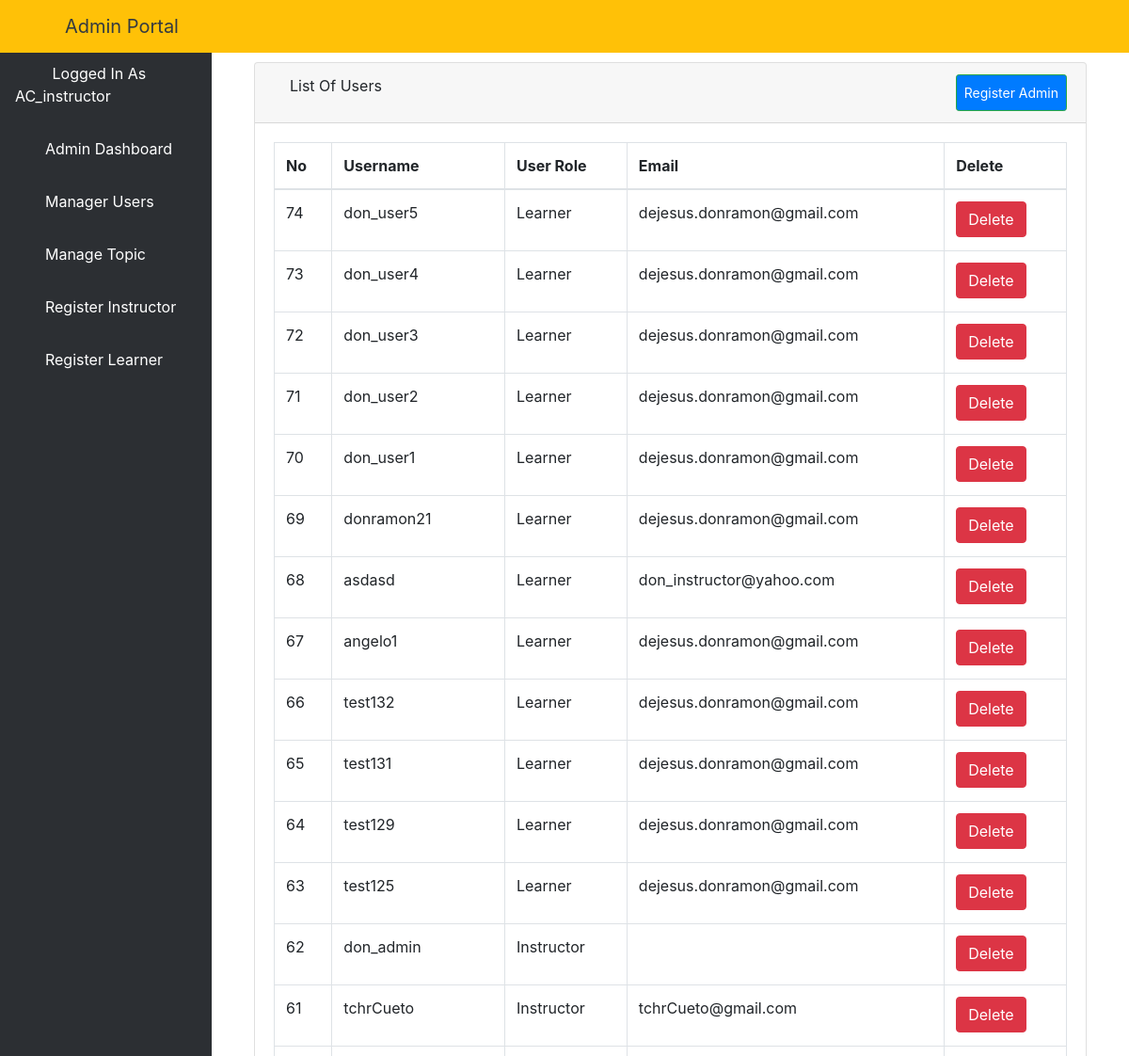
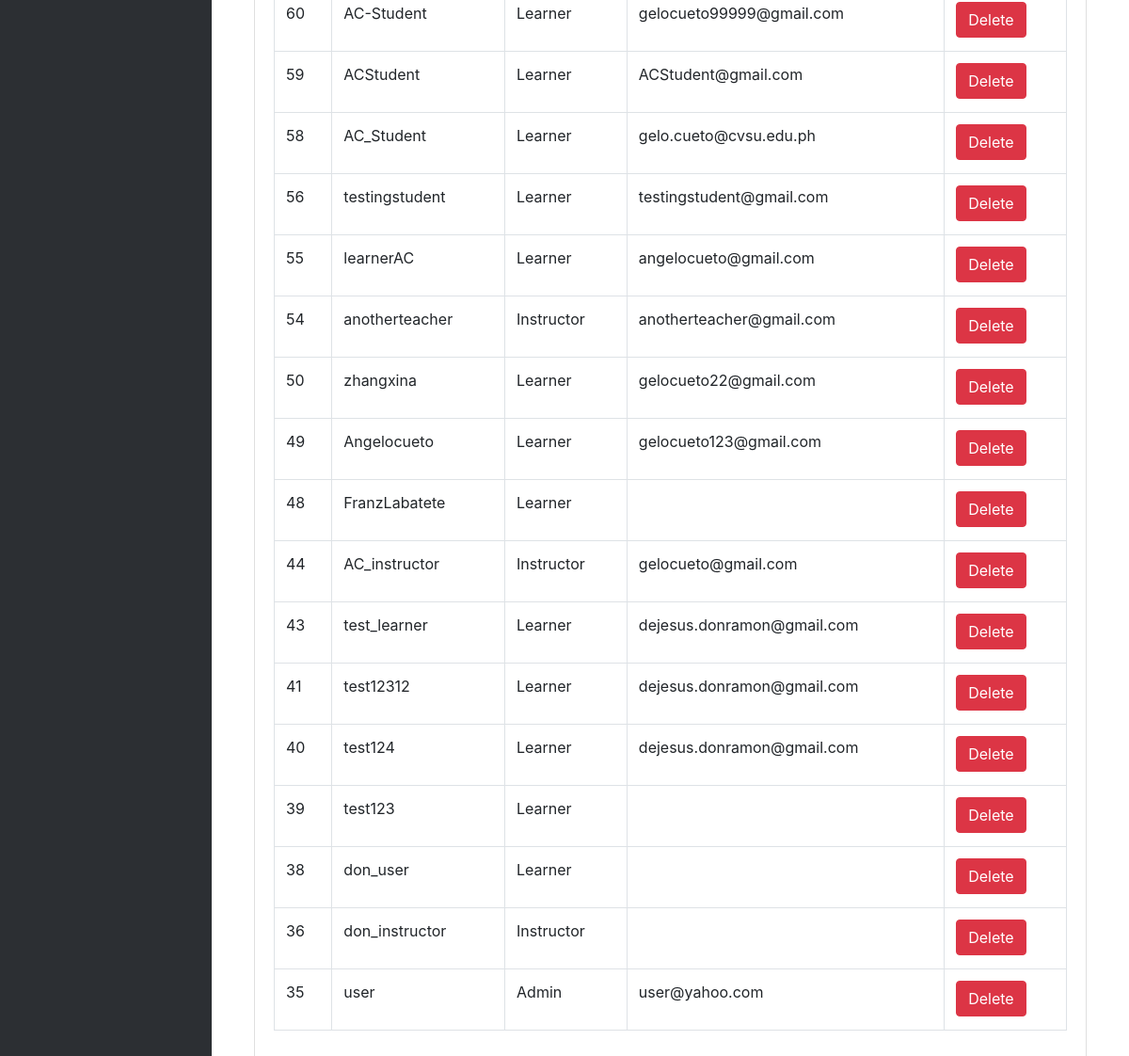
Screenshot of /aluser/ (signed in) with the database file from the repository (2 pictures, top to bottom).
### elearn/models.py (models this page shows)
class User(AbstractUser):
    is_learner = models.BooleanField(default=False)
    is_instructor = models.BooleanField(default=False)
    is_admin = models.BooleanField(default=False)

### elearn/views.py (the view)
# urls.py: path('aluser/', views.ListUserView.as_view(), name='aluser'),
class ListUserView(LoginRequiredMixin, ListView):
    model = User
    template_name = 'dashboard/admin/list_users.html'
    context_object_name = 'users'
    paginated_by = 10
    def get_queryset(self):
        return User.objects.order_by('-id')

### elearn/templates/dashboard/admin/list_users.html (shortened to what this page needs)
{% extends 'dashboard/admin/base.html' %}
{% block body %}
    <div class="container-fluid">
        <div class="row">
            <div class="col-12 mb-3">
                <div class="col-12 mb-3">
                    <div id="content-wrapper">
                        <div class="container-fluid">
                            <div class="card mb-3">
                                <div class="card-header">
                                    <i class="fas fa-table"></i>
                                    List Of Users
                                    <a class="btn btn-sm btn-success" href="{% url 'create_user_form' %}"
                                       style="padding: 8px; float: right; background-color: #007bff; color: white;">Register
                                        Admin</a>
                                </div>
                                <div class="card-body">
                                    <div class="table-responsive">
                                        <table class="table table-bordered" id="dataTable" width="100%" cellspacing="0">
                                            <thead>
                                            <tr>
                                                <th>No</th>
                                                <th>Username</th>
                                                <th>User Role</th>
                                                <th>Email</th>
                                                <th>Delete</th>
                                            </tr>
                                            </thead>
                                            <tbody>
                                            {% if users %}
                                                {% for user in users %}
                                                    <tr>
                                                        <td>{{ user.id }}</td>
                                                        <td>{{ user.username }}</td>
                                                        <td>{% if user.is_learner == True %}
                                                            <p>Learner</p>
                                                        {% elif user.is_admin == True %}
                                                            <p>Admin</p>
                                                        {% else %}
                                                            <p>Instructor</p>
                                                        {% endif %}
                                                        </td>
                                                        <td>{{ user.email }}</td>
                                                        <td>
                                                            <a href="{% url 'aduser' user.pk %}">
                                                                <button type="button" class="btn btn-danger"> Delete
                                                                </button>
                                                            </a>
                                                        </td>
                                                    </tr>
                                                {% endfor %}
                                            {% endif %}
                                            </tbody>
                                        </table>
                                    </div>
                                </div>
                            </div>
                        </div>
                    </div>
                </div>
            </div>
        </div>
    </div>
{% endblock %}

### elearn/templates/dashboard/admin/base.html (shortened to what this page needs)
<!DOCTYPE html>
<html lang="en">
<head>
    {% load static %}
    <link href="{% static 'vendor/fontawesome-free/css/all.min.css' %}" rel="stylesheet" type="text/css">
    <link href="{% static 'vendor/datatables/dataTables.bootstrap4.css' %}" rel="stylesheet">
    <link href="{% static 'css/sb-admin.css' %}" rel="stylesheet">
</head>
<body id="page-top">
<nav class="navbar navbar-expand navbar-dark bg-warning fixed-top">
    <button class="btn btn-link btn-sm text-dark order-1 order-sm-0" id="sidebarToggle" href="#">
        <i class="fas fa-bars"></i>
    </button>
    <a class="navbar-brand ml-4 text-dark" href="{% url 'dashboard' %}">Admin Portal</a>
    <ul class="navbar-nav ml-auto ml-md-0">
        <li class="nav-item dropdown no-arrow">
            <a class="nav-link dropdown-toggle" href="#" id="userDropdown" role="button" data-toggle="dropdown"
               aria-haspopup="true" aria-expanded="false">
                <i class="fas fa-user-circle fa-fw text-dark mr-3"></i>
            </a>
        </li>
    </ul>
</nav>
<div id="wrapper" style="padding-top: 50px;">
    <ul class="sidebar navbar-nav">
         <li class="nav-item active">
            <a class="nav-link" href="{% url 'dashboard' %}">
                <i class="fas fa-user-circle fa-fw text-warning"></i>
                <span>Logged In As {{ user.username }}</span>
            </a>
        </li>
        <li class="nav-item active">
            <a class="nav-link" href="{% url 'dashboard' %}">
                <i class="fa fa-home" aria-hidden="true"></i>
                <span>Admin Dashboard</span>
            </a>
        </li>
        <li class="nav-item">
            <a class="nav-link" href="{% url 'aluser' %}">
                <i class="fas fa-users"></i>
                <span style="color: white">Manager Users</span>
            </a>
        </li>
        <li class="nav-item dropdown no-arrow">
            <a class="nav-link dropdown-toggle" data-toggle="dropdown" aria-haspopup="true" aria-expanded="false"
               href="">
                <i class="fas fa-bell"></i>
                <span style="color: white">Manage Topic</span>
            </a>
        </li>
        <li class="nav-item">
            <a class="nav-link" href="{% url 'isign' %}">
                <i class="fas fa-chalkboard-teacher"></i>
                <span style="color: white">Register Instructor</span>
            </a>
        </li>
        <li class="nav-item">
            <a class="nav-link" href="{% url 'addlearner' %}">
                <i class="fas fa-user-graduate"></i>
                <span style="color: white">Register Learner</span>
            </a>
        </li>
    </ul>
    {% block body %}{% endblock %}
</div>

### rows the page displays
User: username "AC_instructor", id "44", is_learner "Instructor", email "gelocueto@gmail.com"
User: id "74", username "don_user5", is_learner "Learner", email "dejesus.donramon@gmail.com"
User: id "73", username "don_user4", is_learner "Learner", email "dejesus.donramon@gmail.com"
User: id "72", username "don_user3", is_learner "Learner", email "dejesus.donramon@gmail.com"
User: id "71", username "don_user2", is_learner "Learner", email "dejesus.donramon@gmail.com"
User: id "70", username "don_user1", is_learner "Learner", email "dejesus.donramon@gmail.com"
User: id "69", username "donramon21", is_learner "Learner", email "dejesus.donramon@gmail.com"
User: id "68", username "asdasd", is_learner "Learner", email "don_instructor@yahoo.com"
User: id "67", username "angelo1", is_learner "Learner", email "dejesus.donramon@gmail.com"
User: id "66", username "test132", is_learner "Learner", email "dejesus.donramon@gmail.com"
User: id "65", username "test131", is_learner "Learner", email "dejesus.donramon@gmail.com"
User: id "64", username "test129", is_learner "Learner", email "dejesus.donramon@gmail.com"
User: id "63", username "test125", is_learner "Learner", email "dejesus.donramon@gmail.com"
User: id "62", username "don_admin", is_learner "Instructor"
User: id "61", username "tchrCueto", is_learner "Instructor", email "tchrCueto@gmail.com"
User: id "60", username "AC-Student", is_learner "Learner", email "gelocueto99999@gmail.com"
User: id "59", username "ACStudent", is_learner "Learner", email "ACStudent@gmail.com"
User: id "58", username "AC_Student", is_learner "Learner", email "gelo.cueto@cvsu.edu.ph"
User: id "56", username "testingstudent", is_learner "Learner", email "testingstudent@gmail.com"
User: id "55", username "learnerAC", is_learner "Learner", email "angelocueto@gmail.com"
User: id "54", username "anotherteacher", is_learner "Instructor", email "anotherteacher@gmail.com"
User: id "50", username "zhangxina", is_learner "Learner", email "gelocueto22@gmail.com"
User: id "49", username "Angelocueto", is_learner "Learner", email "gelocueto123@gmail.com"
User: id "48", username "FranzLabatete", is_learner "Learner"
User: id "43", username "test_learner", is_learner "Learner", email "dejesus.donramon@gmail.com"
User: id "41", username "test12312", is_learner "Learner", email "dejesus.donramon@gmail.com"
User: id "40", username "test124", is_learner "Learner", email "dejesus.donramon@gmail.com"
User: id "39", username "test123", is_learner "Learner"
User: id "38", username "don_user", is_learner "Learner"
User: id "36", username "don_instructor", is_learner "Instructor"
User: id "35", username "user", is_learner "Admin", email "user@yahoo.com"
